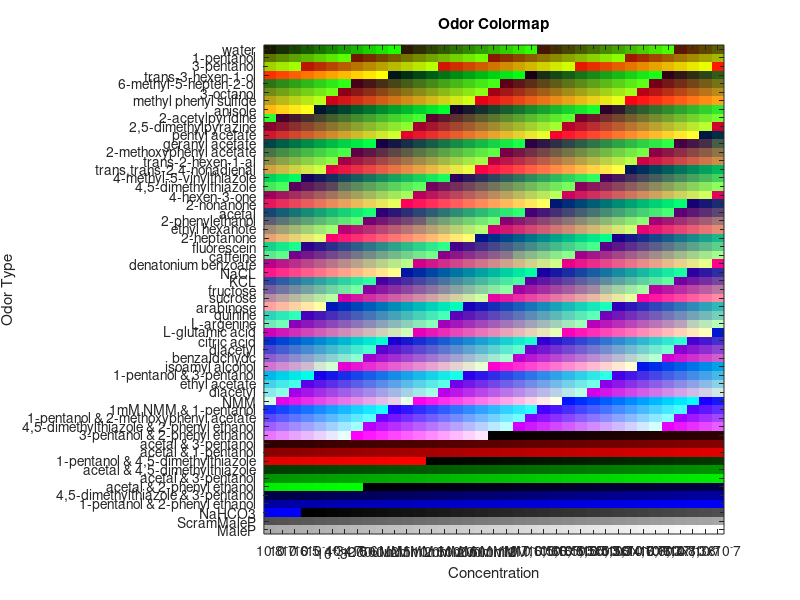

Reproduce this figure in MATLAB. (Note: this script raises an error after producing the figure.)
%% %odor list
odor_list = [{'water'}; ...             
    {'1-pentanol'}; ...        %alcohol 
    {'3-pentanol'}; ...
    {'trans-3-hexen-1-ol'}; ...
    {'6-methyl-5-hepten-2-ol' }; ...
    {'3-octanol'}; ...                  
    {'methyl phenyl sulfide'}; ...      %phenyl group
    {'anisole'}; ...
    {'2-acetylpyridine'}; ...
    {'2,5-dimethylpyrazine'}; ...   
    {'pentyl acetate'}; ...             %acetate
    {'geranyl acetate'}; ...
    {'2-methoxyphenyl acetate'}; ...
    {'trans-2-hexen-1-al'}; ...         %aldehyde
    {'trans,trans-2,4-nonadienal'}; ...
    {'4-methyl-5-vinylthiazole'}; ...   %thiazole
    {'4,5-dimethylthiazole'}; ...
    {'4-hexen-3-one'}; ...              %ketone
    {'2-nonanone'}; ...                 
    {'acetal'}; ...                     %acetal
    {'2-phenylethanol'}; ...            %alcohol and aromatic
    {'ethyl hexanote'}; ...             %ethyl hexanote
    {'2-heptanone'}; ...                   %aromatic
     {'fluorescein'}; ...
        {'caffeine'}; ...             %gustatory tastants
        {'denatonium benzoate'}; ...            
        {'NaCL'}; ...            
        {'KCL'}; ...             
        {'fructose'}; ...    
        {'sucrose'}; ... 
        {'arabinose'}; ... 
        {'quinine'};...c
        {'L-argenine'}; ...
        {'L-glutamic acid'}; ...
        {'citric acid'}; ...
        {'diacetyl'};...
        {'benzaldchydc'};...
        {'isoamyl alcohol'};...
        {'1-pentanol & 3-pentanol'};...
        {'ethyl acetate'};...
        {'diacetyl'};...
        {'NMM'};...
        {'1mM NMM & 1-pentanol'};...
        {'1-pentanol & 2-methoxyphenyl acetate'};...
        {'4,5-dimethylthiazole & 2-phenyl ethanol'};...
        {'3-pentanol & 2-phenyl ethanol'};...
        {'acetal & 3-pentanol'};...
        {'acetal & 1-pentanol'};...
        {'1-pentanol & 4,5-dimethylthiazole'};...
        {'acetal & 4,5-dimethylthiazole'};...
        {'acetal & 3-pentanol'};...
        {'acetal & 2-phenyl ethanol'};...
        {'4,5-dimethylthiazole & 3-pentanol'};...
        {'1-pentanol & 2-phenyl ethanol'};...
        {'NaHCO3'};...
        {'ScramMaleP'};...
        {'MaleP'}]; 
                 
%% %concentration list
odor_concentration_list = [{'10^-8'}; {'10^-7'}; {'10^-6'}; {'10^-5'}; {'10^-4'};{'10^4.3'};{'10^-4.7'};{'3x10^-6'};{'200uM'};{'500uM'}; {'1mM'}; {'2mM'}; {'5mM'}; {'10mM'}; {'20mM'};  {'50mM'}; {'100mM'}; {'200mM'};  {'500mM'}; {'1M'}; {'2M'};{'10^-7;10^-6'};{'10^-6;10^-6'};{'10^-5;10^-6'};{'10^-6;10^-5'};{'10^-5;10^-5'};{'10^-5;5x10^-6'};{'10^-5;10^-7'};{'10^-5;3x10^-7'};...
    {'10^-5;3x10^-6'};{'10^-4;10^-6'};{'10^-6;10^-4'};{'10^-7;10^-8'};{'10^-7;3x10^-8'};{'10^-7;10^-7'};{'10^-7;3x10^-7'};{''}];    %concentrations
%odor_concentration_list = [{'10^-8'}; {'10^-7'}; {'10^-6'}; {'10^-5'}; {'10^-4'}; {'1 mM'}; {'2 mM'}; {'5 mM'};  {'6 mM'}; {'10 mM'}; {'20 mM'}; {'50 mM'}; {'100 mM'}; {'200 mM'};  {'500 mM'}; {'1 M'}; {'2 M'}];    %concentrations

%% %colormap
odor_num = length(odor_list);
con_num = length(odor_concentration_list);

color_num = odor_num*con_num;
if color_num<128
    color_num = 128;
elseif color_num<256
    color_num = 256;
elseif color_num<512
    color_num = 512;
end

odor_colormap = colorcube(color_num); 
odor_colormap = odor_colormap(1:odor_num*con_num,:); 

%% %show colormap
data_show = 1:odor_num*con_num;
data_show = reshape(data_show,con_num, odor_num)';

figure
imagesc(data_show); 
colormap(odor_colormap);

title('Odor Colormap')
set(gca,'XTick',1:con_num);
set(gca,'XTickLabel',odor_concentration_list)
xlabel('Concentration');
set(gca,'YTick',1:odor_num);
set(gca,'YTickLabel',odor_list);
ylabel('Odor Type');

%% Save data and figure
currentFolder = pwd;
path = [currentFolder, '\data\'];
if ~exist(path, 'dir');
    mkdir(path);
end
save([path, 'odor_inf'], 'odor_list', 'odor_concentration_list', 'odor_colormap');
saveas(gcf,[path, 'odor_colormap.fig']);